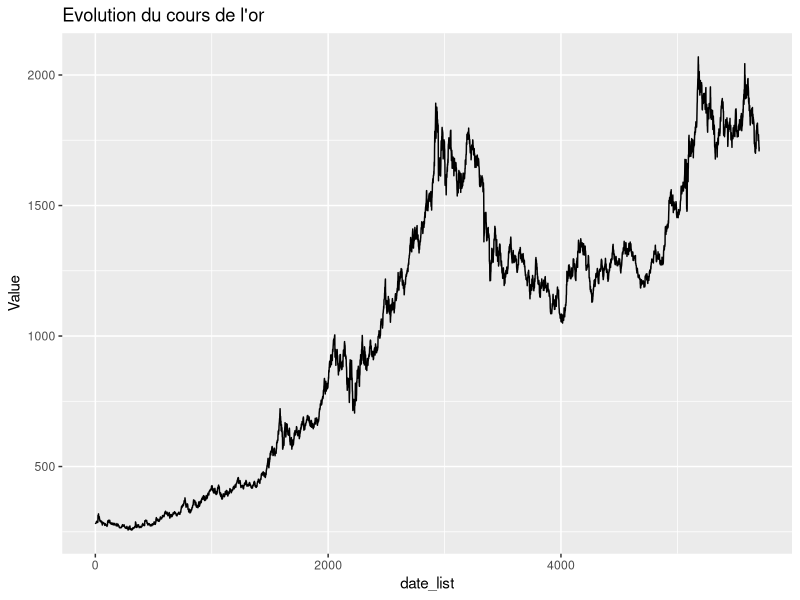

R code for this plot: (Note: this script raises an error after producing the figure.)
library(ggplot2)

setwd("C:/Users/carre/OneDrive/Bureau/Mitey_project/mitey/Simon/PROJECT_1_Gold_vs_inflation_correlation")

df_gold<-read.csv("gold.csv")
df_inf_rate<-read.csv("inflation_rate_US.csv")

df_gold$Date<-as.Date(df_gold$Date)
df_inf_rate$observation_date<-as.Date(df_inf_rate$observation_date)

df_gold[,c("Open","High","Low","Volume","Currency")]<-list(NULL)

colnames(df_inf_rate)<-c("Date","Value")
colnames(df_gold)<-c("Date","Value")


df_gold$date_list<-1:nrow(df_gold)

f<- function (x){
  return (0.284 *x+230.359)
}



df_gold$y1 <-sapply(df_gold$date_list,f)
df_gold$y2 <-df_gold$Value-df_gold$y1
df_gold$y2
lm(df_gold$Value ~ df_gold$date_list)

graph_gold<-ggplot(df_gold,aes(x=date_list,y=Value))+
  geom_line()+
  ggtitle("Evolution du cours de l'or")
graph_gold








df_merge<-merge(df_gold,df_inf_rate,by="Date")
sapply(df_merge,class)

library(modelr)
library(tidyverse)
library(ggplot2)



df_inf_rate[1305,1]
df_gold[5703,1]


starting_date<-"2021-03-12"
ending_date<-"2022-09-02"

starting_row_gold<-which(df_gold==starting_date, arr.ind=TRUE)[1]
starting_row_inf<-which(df_inf_rate==starting_date, arr.ind=TRUE)[1]

ending_row_gold<-which(df_gold==ending_date, arr.ind=TRUE)[1]
ending_row_inf<-which(df_inf_rate==ending_date, arr.ind=TRUE)[1]

df_gold<-df_gold[starting_row_gold:ending_row_gold,]
df_inf_rate<-df_inf_rate[starting_row_inf:ending_row_inf,]


number_rows<-max(nrow(df_gold),nrow(df_inf_rate))

df_gold$type<-rep(c("cours de l'or"),nrow(df_gold))

df_inf_rate$type<-rep(c("inflation rate"),nrow(df_inf_rate))

df_rbind<-rbind(df_gold,df_inf_rate)

graph_gold<-ggplot(df_gold,aes(x=Date,y=Value))+
  geom_line()+
  ggtitle("Evolution du cours de l'or")
graph_gold
graph_inf_rate<-ggplot(df_inf_rate,aes(x=Date,y=Value))+
  geom_line()+
  ggtitle("Evolution du taux d'inflation")
graph_inf_rate
